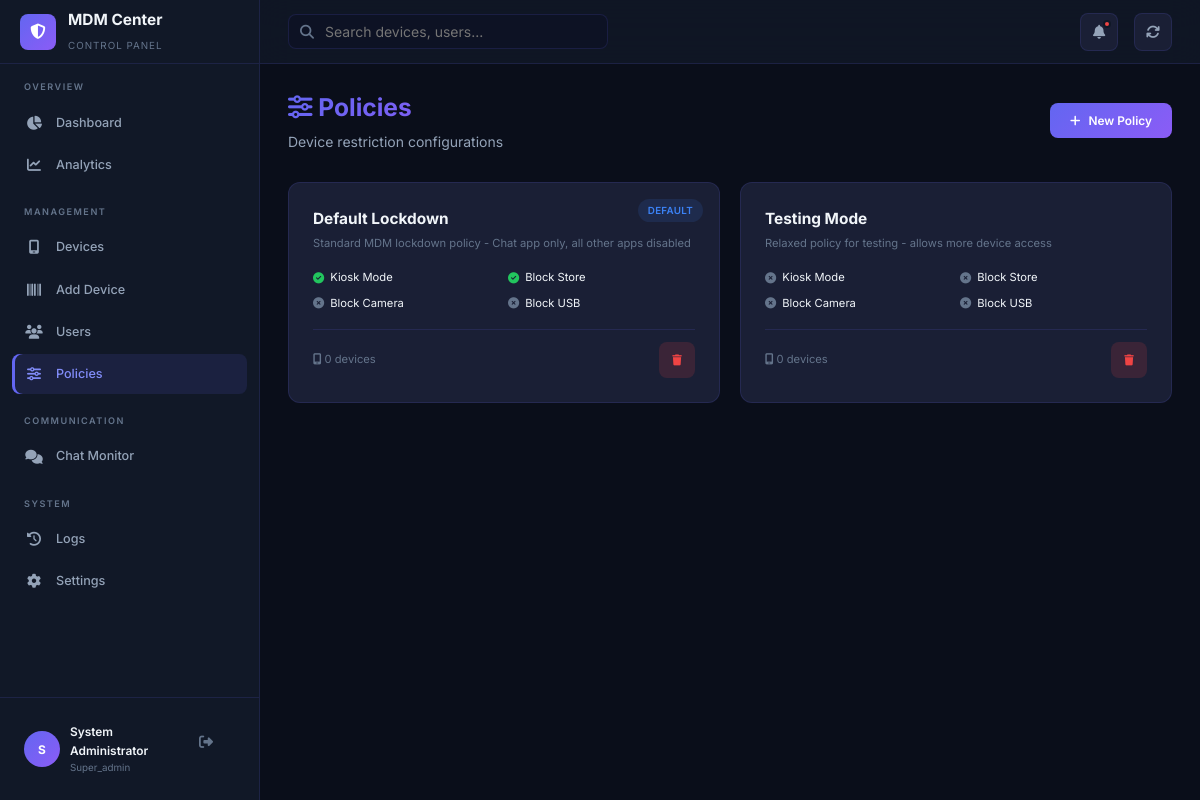
The app's page /admin/policies.php (signed in) with its own data.
### tables this page shows
CREATE TABLE IF NOT EXISTS policies (
    id INT AUTO_INCREMENT PRIMARY KEY,
    name VARCHAR(100) NOT NULL UNIQUE,
    description TEXT DEFAULT NULL,
    allowed_apps JSON DEFAULT NULL,
    kiosk_mode TINYINT(1) NOT NULL DEFAULT 1,
    kiosk_app VARCHAR(255) DEFAULT 'com.mdm.chat',
    disable_play_store TINYINT(1) NOT NULL DEFAULT 1,
    disable_camera TINYINT(1) NOT NULL DEFAULT 0,
    disable_bluetooth TINYINT(1) NOT NULL DEFAULT 0,
    disable_wifi_config TINYINT(1) NOT NULL DEFAULT 0,
    disable_usb TINYINT(1) NOT NULL DEFAULT 0,
    disable_screen_capture TINYINT(1) NOT NULL DEFAULT 0,
    disable_factory_reset TINYINT(1) NOT NULL DEFAULT 1,
    password_policy ENUM('none', 'pin', 'password', 'complex') NOT NULL DEFAULT 'pin',
    min_password_length INT NOT NULL DEFAULT 4,
    auto_lock_timeout INT NOT NULL DEFAULT 300 COMMENT 'seconds',
    is_default TINYINT(1) NOT NULL DEFAULT 0,
    created_at TIMESTAMP NOT NULL DEFAULT CURRENT_TIMESTAMP,
    updated_at TIMESTAMP NOT NULL DEFAULT CURRENT_TIMESTAMP ON UPDATE CURRENT_TIMESTAMP
);

### includes/functions.php (called while the page is built, shortened)
<?php
function sanitize(string $input): string {
    return htmlspecialchars(trim($input), ENT_QUOTES, 'UTF-8');
}
function getCurrentAdmin(): ?array {
    $db = getDB();
    $stmt = $db->prepare("SELECT id, username, email, full_name, role, avatar FROM admins WHERE id = ? AND is_active = 1");
    $stmt->execute([$_SESSION['admin_id']]);
    return $stmt->fetch() ?: null;
}

### includes/auth-check.php (called while the page is built, shortened)
<?php
require_once __DIR__ . '/functions.php';
$currentAdmin = getCurrentAdmin();

### admin/policies.php (the view, shortened to what this page needs)
<?php
require_once __DIR__ . '/../includes/auth-check.php';
$db = getDB();
$policies = $db->query("SELECT p.*, (SELECT COUNT(*) FROM devices WHERE policy_id = p.id) as device_count FROM policies p ORDER BY p.is_default DESC, p.name ASC")->fetchAll();
include __DIR__ . '/../includes/header.php';
?>
<div class="page-header page-header-actions">
    <div><h1><i class="fas fa-sliders"></i> Policies</h1><p>Device restriction configurations</p></div>
    <button class="btn btn-primary" onclick="document.getElementById('add-policy-modal').classList.add('active')"><i class="fas fa-plus"></i> New Policy</button>
</div>
<div style="display:grid;grid-template-columns:repeat(auto-fill,minmax(340px,1fr));gap:20px;">
    <?php foreach ($policies as $p): ?>
    <div class="card" style="position:relative;">
        <?php if ($p['is_default']): ?><span class="badge badge-info" style="position:absolute;top:16px;right:16px;">Default</span><?php endif; ?>
        <h3 style="font-size:1.1rem;font-weight:700;margin-bottom:4px;"><?= sanitize($p['name']) ?></h3>
        <p style="color:var(--text-muted);font-size:0.8rem;margin-bottom:16px;"><?= sanitize($p['description'] ?? 'No description') ?></p>
        <div style="display:grid;grid-template-columns:1fr 1fr;gap:8px;margin-bottom:16px;">
            <div style="display:flex;align-items:center;gap:6px;font-size:0.8rem;"><i class="fas <?= $p['kiosk_mode'] ? 'fa-check-circle' : 'fa-circle-xmark' ?>" style="color:<?= $p['kiosk_mode'] ? 'var(--success)' : 'var(--text-muted)' ?>"></i> Kiosk Mode</div>
            <div style="display:flex;align-items:center;gap:6px;font-size:0.8rem;"><i class="fas <?= $p['disable_play_store'] ? 'fa-check-circle' : 'fa-circle-xmark' ?>" style="color:<?= $p['disable_play_store'] ? 'var(--success)' : 'var(--text-muted)' ?>"></i> Block Store</div>
            <div style="display:flex;align-items:center;gap:6px;font-size:0.8rem;"><i class="fas <?= $p['disable_camera'] ? 'fa-check-circle' : 'fa-circle-xmark' ?>" style="color:<?= $p['disable_camera'] ? 'var(--success)' : 'var(--text-muted)' ?>"></i> Block Camera</div>
            <div style="display:flex;align-items:center;gap:6px;font-size:0.8rem;"><i class="fas <?= $p['disable_usb'] ? 'fa-check-circle' : 'fa-circle-xmark' ?>" style="color:<?= $p['disable_usb'] ? 'var(--success)' : 'var(--text-muted)' ?>"></i> Block USB</div>
        </div>
        <div style="display:flex;justify-content:space-between;align-items:center;padding-top:12px;border-top:1px solid var(--border-color);">
            <span style="font-size:0.8rem;color:var(--text-muted);"><i class="fas fa-mobile-screen"></i> <?= $p['device_count'] ?> devices</span>
            <button class="btn btn-danger btn-sm btn-icon" onclick="deletePolicy(<?= $p['id'] ?>)" title="Delete"><i class="fas fa-trash"></i></button>
        </div>
    </div>
    <?php endforeach; ?>
</div>
<?php include __DIR__ . '/../includes/footer.php'; ?>

### includes/header.php (shortened to what this page needs)
<!DOCTYPE html>
<html lang="en">
<head>
    <link rel="stylesheet" href="<?= APP_URL ?>/assets/css/style.css">
    <link rel="stylesheet" href="https://cdnjs.cloudflare.com/ajax/libs/font-awesome/6.5.1/css/all.min.css">
</head>
<body>
<div class="app-layout">
    <?php include __DIR__ . '/sidebar.php'; ?>
    <header class="top-header">
        <div class="header-search">
            <i class="fas fa-search"></i>
            <input type="text" placeholder="Search devices, users..." id="global-search">
        </div>
        <div class="header-actions">
            <button class="header-btn" title="Notifications" id="btn-notifications">
                <i class="fas fa-bell"></i>
                <span class="notification-dot"></span>
            </button>
            <button class="header-btn" title="Refresh" onclick="location.reload()" id="btn-refresh">
                <i class="fas fa-arrows-rotate"></i>
            </button>
        </div>
    </header>
    <main class="main-content">

### includes/sidebar.php
<?php
$currentPage = basename($_SERVER['PHP_SELF'], '.php');
?>
<aside class="sidebar" id="sidebar">
    <div class="sidebar-brand">
        <div class="brand-icon"><i class="fas fa-shield-halved"></i></div>
        <div>
            <h2>MDM Center</h2>
            <span>Control Panel</span>
        </div>
    </div>
    <nav class="sidebar-nav">
        <div class="nav-section">
            <div class="nav-section-title">Overview</div>
            <a href="dashboard.php" class="nav-item <?= $currentPage === 'dashboard' ? 'active' : '' ?>">
                <i class="fas fa-chart-pie"></i> Dashboard
            </a>
            <a href="analytics.php" class="nav-item <?= $currentPage === 'analytics' ? 'active' : '' ?>">
                <i class="fas fa-chart-line"></i> Analytics
            </a>
        </div>
        <div class="nav-section">
            <div class="nav-section-title">Management</div>
            <a href="devices.php" class="nav-item <?= $currentPage === 'devices' ? 'active' : '' ?>">
                <i class="fas fa-mobile-screen"></i> Devices
            </a>
            <a href="add-device.php" class="nav-item <?= $currentPage === 'add-device' ? 'active' : '' ?>">
                <i class="fas fa-barcode"></i> Add Device
            </a>
            <a href="users.php" class="nav-item <?= $currentPage === 'users' ? 'active' : '' ?>">
                <i class="fas fa-users"></i> Users
            </a>
            <a href="policies.php" class="nav-item <?= $currentPage === 'policies' ? 'active' : '' ?>">
                <i class="fas fa-sliders"></i> Policies
            </a>
        </div>
        <div class="nav-section">
            <div class="nav-section-title">Communication</div>
            <a href="chat-monitor.php" class="nav-item <?= $currentPage === 'chat-monitor' ? 'active' : '' ?>">
                <i class="fas fa-comments"></i> Chat Monitor
            </a>
        </div>
        <div class="nav-section">
            <div class="nav-section-title">System</div>
            <a href="logs.php" class="nav-item <?= $currentPage === 'logs' ? 'active' : '' ?>">
                <i class="fas fa-clock-rotate-left"></i> Logs
            </a>
            <a href="settings.php" class="nav-item <?= $currentPage === 'settings' ? 'active' : '' ?>">
                <i class="fas fa-gear"></i> Settings
            </a>
        </div>
    </nav>
    <div class="sidebar-footer">
        <div class="sidebar-user">
            <div class="user-avatar"><?= strtoupper(substr($currentAdmin['full_name'], 0, 1)) ?></div>
            <div class="user-info">
                <div class="user-name"><?= sanitize($currentAdmin['full_name']) ?></div>
                <div class="user-role"><?= ucfirst($currentAdmin['role']) ?></div>
            </div>
            <a href="<?= APP_URL ?>/api/auth/logout.php" class="btn-icon" title="Logout" style="color:var(--text-muted);background:transparent;border:none;">
                <i class="fas fa-right-from-bracket"></i>
            </a>
        </div>
    </div>
</aside>

### includes/footer.php (shortened to what this page needs)
    </main>
</div>
</body>
</html>

### records on screen
policies: is_default "DEFAULT", name "Default Lockdown", description "Standard MDM lockdown policy - Chat app only, all other apps disabled", kiosk_mode 1 (drawn), disable_play_store 1 (drawn), disable_camera 0 (drawn), disable_usb 0 (drawn), device_count "0"
policies: name "Testing Mode", description "Relaxed policy for testing - allows more device access", kiosk_mode 0 (drawn), disable_play_store 0 (drawn), disable_camera 0 (drawn), disable_usb 0 (drawn), device_count "0"

### other values on screen
substr($currentAdmin['full_name'], 0, 1) "S"
$currentAdmin['full_name'] "System Administrator"
$currentAdmin['role'] "Super_admin"
